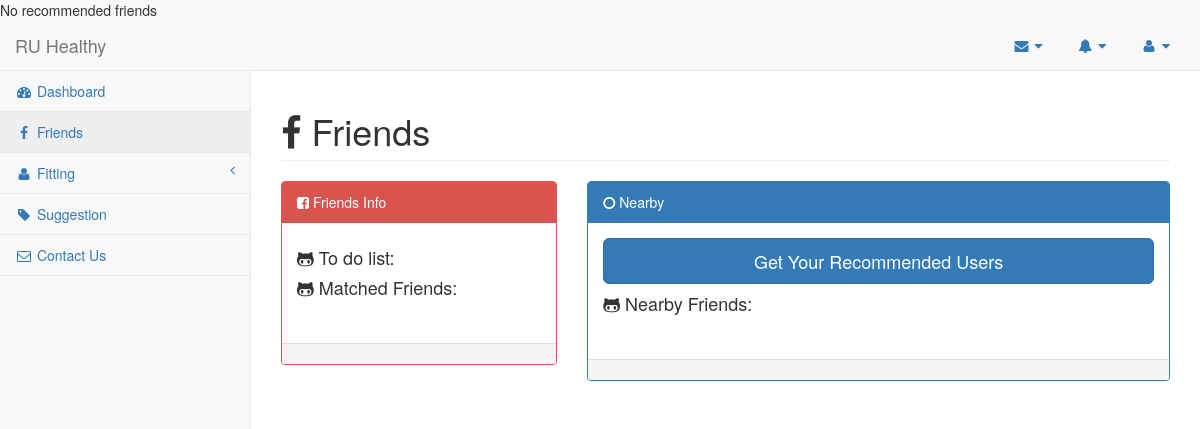
The app's page /friends.php (signed in), older data.
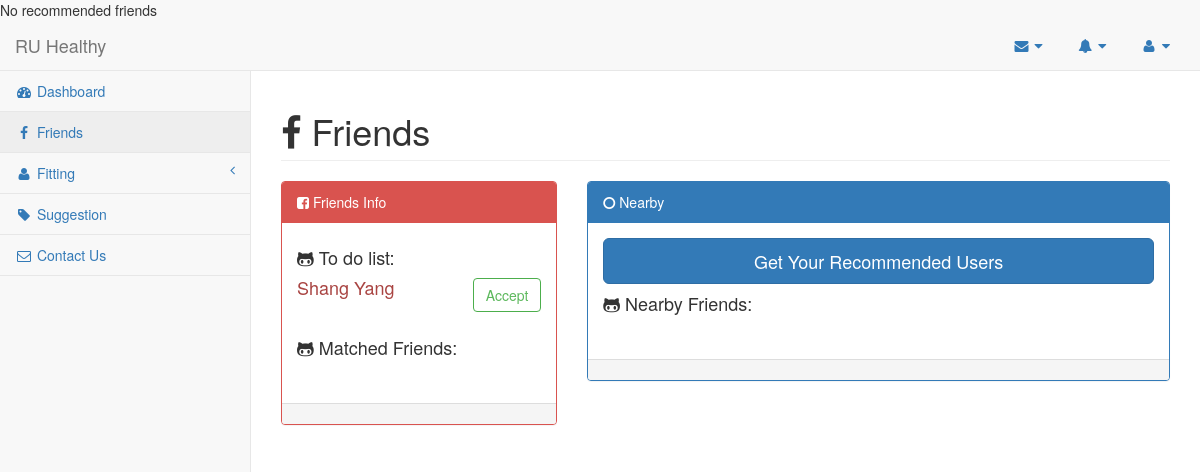
The same page, newer data.
### tables this page shows
CREATE TABLE `account` (
  `ID` int(255) NOT NULL,
  `UserName` varchar(255) NOT NULL,
  `Password` varchar(255) NOT NULL,
  `EmailAdd` varchar(255) NOT NULL,
  `FirstName` varchar(255) NOT NULL,
  `LastName` varchar(255) NOT NULL,
  `Gender` varchar(255) NOT NULL,
  `Age` int(255) NOT NULL,
  `Weight` double NOT NULL,
  `Height` double NOT NULL,
  `hasFitbit` tinyint(1) NOT NULL,
  `Messages` varchar(2000) NOT NULL,
  `Longitude` double NOT NULL,
  `Latitude` double NOT NULL
);

### friends.php (the view, shortened to what the changed rows need)
<?php session_start();
@$email = $_SESSION["adminemail"];
?>
<!DOCTYPE html>
<html lang="en">
<head>
    <link href="styles/bootstrap.min.css" rel="stylesheet">
    <link href="styles/metisMenu.min.css" rel="stylesheet">
    <link href="styles/sb-admin-2.css" rel="stylesheet">
    <link href="styles/morris.css" rel="stylesheet">
    <link href="styles/font-awesome.min.css" rel="stylesheet" type="text/css">
</head>
<body>
    <div id="wrapper">
        <div id="page-wrapper">
            <div class="row">
                <div class="col-lg-12">
                    <h1 class="page-header"> <i class="fa fa-facebook"></i> Friends</h1>
                </div>
                <div class="col-lg-4">
                    <div class="panel panel-red">
                        <div class="panel-body">
                            <form action="<?php echo $_SERVER['PHP_SELF'] ?>" method="post">
							<?php
							$requestList=mysql_query("SELECT * FROM friend WHERE EmailAdd='$email'");
							$requestValue=mysql_fetch_assoc($requestList);
							$requestArray = explode(',',$requestValue['Request']);
							foreach($requestArray as $eachrequest)
							{
								$IDresult = mysql_query("SELECT * from account where ID='$eachrequest'");
								$IDvalue = mysql_fetch_assoc($IDresult);
						        $firstnameValue=$IDvalue['FirstName'];
								$LastnameValue=$IDvalue['LastName'];
							?>
							<h4 class="text-danger">
								<?php
								if($IDvalue['FirstName']<>null && $IDvalue['LastName']<>null)
								{
									echo $firstnameValue." ".$LastnameValue;
								?>
							<button class="btn btn-outline btn-success pull-right" name="request" value="<?php echo $IDvalue['ID']?>" >Accept</button></h4>
							<br>
							    <?php
								}
								?>
							<?php
							}
							?>
							</form>
							<?php
							$friendsList=mysql_query("SELECT * FROM friend WHERE EmailAdd='$email'");
							$friendValue=mysql_fetch_assoc($friendsList);
							$friendArray = explode(',',$friendValue['FriendList']);
							foreach($friendArray as $eachFriend)
							{
							?>
							<br>
							<?php
							}
							?>
                        </div>
                    </div>
                </div>
            </div>
        </div>
    </div>
</body>
</html>

Row changes from the older to the newer data that the page shows:
now on this page (row edited): account: FirstName "Shang", LastName "Yang", $IDvalue['ID'] 1 (drawn)
